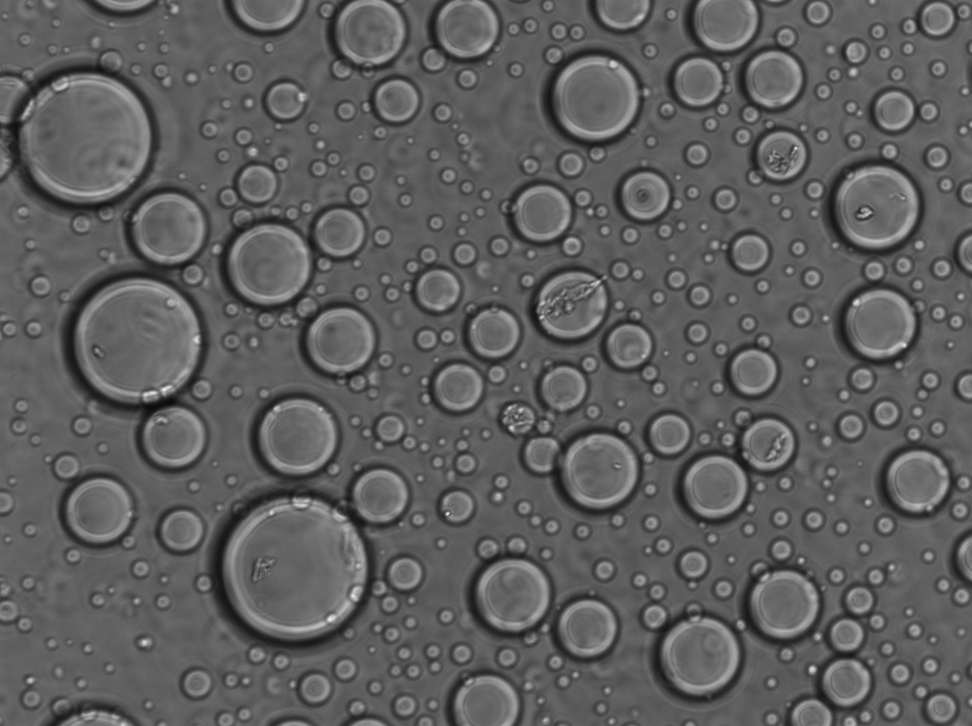
#> input picture Brightfield_segmentation/test_images/test_image_4.tif, 972 x 726 px, shrunk from 1392 x 1040 before the run; its folder holds only this picture in this run
$ jupyter execute --allow-errors Brightfield_segmentation_part_2.ipynb   (older library calls are emulated)
#> lines starting #> are read from the running program, lines starting #| are printed output that depends on the picture
# Analysis of segmented HP1 phase droplets

This notebook builds out our analysis method for the segmented bright field images of HP1$\alpha$ droplets developed [here](path_to_part_1).

[cell 1]
import numpy as np
import matplotlib.pyplot as plt
from matplotlib.colors import LogNorm
import matplotlib
matplotlib.rcParams.update({'font.size': 20})

from skimage.external.tifffile import imread, imsave
from skimage.feature import canny
from skimage.measure import regionprops,find_contours
from skimage.draw import circle
from skimage.morphology import watershed

from scipy import ndimage as ndi
from scipy import fftpack
from scipy.ndimage.filters import convolve
from scipy import integrate
from scipy.ndimage import distance_transform_edt

from smtools.point_fitting import find_maxima

import random

import os
import time
#-- this is here to suppress the warning about regionprops.coords
#-- switching to r,c coords instead of x,y.
import warnings
warnings.filterwarnings("ignore")

def highpass_fft(Image,radius):
    Image_fft = fftpack.fft2(Image)
    Image_fft2 = Image_fft.copy()
    row, col = Image_fft2.shape

    #-- threshold value
    radius = 150
    for h in range(row):
        val1 = np.sqrt(radius**2 - h**2)
        val2 = np.sqrt(radius**2 - (h-row)**2)
        if np.isnan(val1) and np.isnan(val2):
            Image_fft2[h,:] = 0
        elif np.isnan(val2) and not np.isnan(val1):
            Image_fft2[h,int(val1):col-int(val1)] = 0
        elif np.isnan(val1) and not np.isnan(val2):
            Image_fft2[h,int(val2):col-int(val2)] = 0
    filtered_Image = fftpack.ifft2(Image_fft2).real
    return(filtered_Image)

def mk_bf_segments(Image, fft_thresh = 150, fft_cutoff = 7,
                   sumrange = 11, thresh_ecc = 0.94, thresh_area = 100,
                   thresh_ecc_small = .5, thresh_area_small = 10,
                   thresh_diff = .1):

    Image_new = highpass_fft(Image, fft_thresh)
    mask = np.zeros_like(Image, dtype=bool)
    for i in range(sumrange):
        if i<=fft_cutoff:
            edges = canny(Image, sigma=i)
        else:
            edges = canny(Image_new, sigma=i)
        filled = ndi.binary_fill_holes(edges)
        labels, _ = ndi.label(filled)
        detect = np.zeros_like(Image)

        for j in regionprops(labels):
            if j.eccentricity<thresh_ecc and j.area>thresh_area:
                for y,x in j.coords:
                    detect[y,x] = 1
            elif (j.eccentricity<thresh_ecc_small and j.area>thresh_area_small
                  and j.area<=thresh_area):
                for y,x in j.coords:
                    detect[y,x] = 1
        mask = np.logical_or(mask, detect)

    #-- Watershed
    mask_labels, _ = ndi.label(mask)
    ws_mask = np.zeros_like(mask_labels)
    bg_mask = np.zeros_like(mask_labels)
    for i in regionprops(mask_labels):
        rp = i.perimeter/(2*np.pi)
        ra = np.sqrt(i.area/np.pi)
        percent_diff = abs(rp-ra)*2/(rp+ra)
        if percent_diff>thresh_diff and i.area>thresh_area:
            for y,x in i.coords:
                ws_mask[y,x] = 1
        else:
            for y,x in i.coords:
                bg_mask[y,x] = 1

    distance = distance_transform_edt(mask)
    maxima = np.zeros_like(distance)
    for x,y in find_maxima(distance, 7, threshold_method = "threshold_mean"):
        maxima[y,x] = 1
    labels, _ = ndi.label(maxima)
    labels_ws = watershed(-distance, labels, mask=ws_mask,
                          watershed_line=True)
    labels_bg, _ = ndi.label(bg_mask)
    labeled_output = np.zeros_like(mask_labels)
    label = 1
    #filtering
    for i in regionprops(labels_ws):
        if i.area >1 and i.eccentricity<thresh_ecc_small:
            for y,x in i.coords:
                labeled_output[y,x] = label
            label+=1
    for i in regionprops(labels_bg):
        for y,x in i.coords:
            labeled_output[y,x] = label
        label+=1
    return labeled_output

def bootstrapSurvival(lifetimes, stepsize = 1,
                      CI = 0.5, samples = 200):

    bins = np.linspace(0,max(lifetimes)/stepsize,max(lifetimes)/stepsize)
    n,_ = np.histogram(lifetimes, bins, normed=True)
    measured_cdf = np.cumsum(n)
    measured_cdf[:] = [1.0-x for x in measured_cdf]

    tmp_survival = []
    for i in range(samples):
        n,_ = np.histogram(np.random.choice(lifetimes, len(lifetimes)),
                           bins, normed=True)
        cdf = np.cumsum(n)
        cdf[:] = [1.0-x for x in cdf]
        tmp_survival.append(cdf)

    top_err, bot_err = [],[]
    for i in range(len(bins[:-1])):
        data = [row[i] for row in tmp_survival]
        data.sort()
        top_err.append(data[int(CI*len(data))])
        bot_err.append(data[int((1.-CI)*len(data))])

    return bins[:-1],measured_cdf, top_err, bot_err

Much of the data reported in our publication uses the developed method for segmenting the brightfield images of HP1$\alpha$ droplets. From there, we determine the expectation value of the radius of condnesates in the following way.

* Segement the image
* Determine the complementary cumulative radius distribution function, or the exceedance probability
* Integrate the exceedence probability to determine the expectatino value.

[cell 2]
imlist = [imread("test_images/"+i) for i in os.listdir("test_images/")]
#> imlist = 1 item

radii = []
#> (the rest of this cell did not finish here and is left out)

[cell 3]
fig = plt.figure(figsize=(10,5))

ax1 = fig.add_subplot(111)
ax1.set_title(r"PDF of Radii,  $\langle A \rangle = $"+"{:.2f}".format(np.mean(radii)), fontsize = 20)
ax1.hist(radii, 50, log=True, ec = "k", fc = "#008fd5")


plt.show()
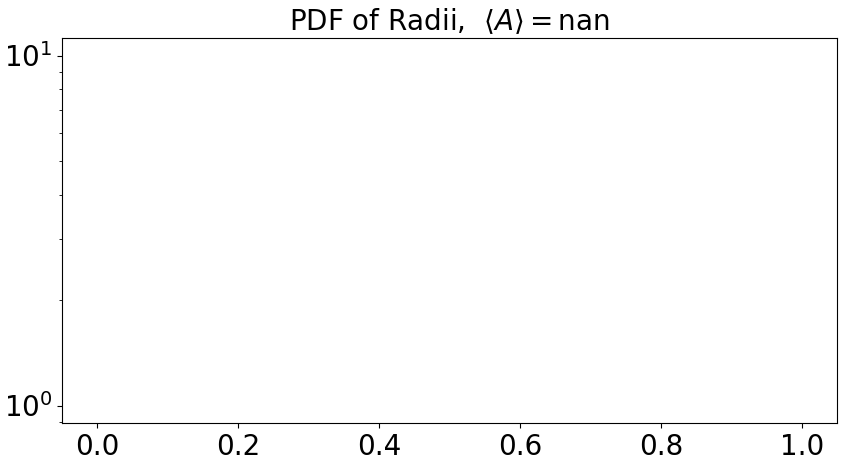
#> figure drawn by matplotlib, 1 panel

From this distribution we determine the exceedance probability function, because it a more robust statistic. Below is an animation of how this distribution is determined.

To estimate the variance on our determination of the exceedance, we use a bootstrap method to calculate confidence intervals. In the plot below 95% intervals are shown. Finally, the integral of this curve returns the expectation value of the radius, which is the critical value we report in several places within the associated manuscript.

[cell 4]
import random

fig = plt.figure(figsize=(10,6))

ax1 = fig.add_subplot(111)
#> (the rest of this cell did not finish here and is left out)
